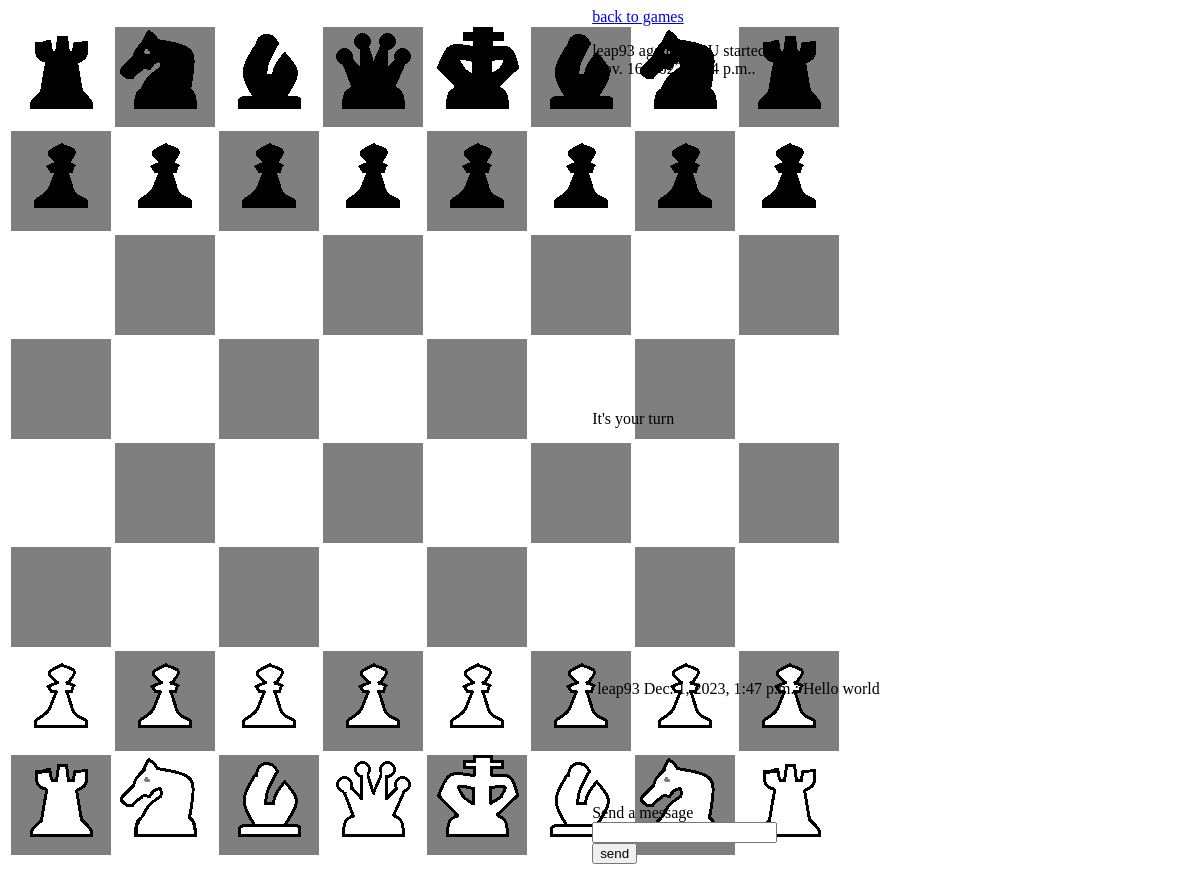
/chessapp/games?id=9 (signed in), run on an earlier commit of the app's database.
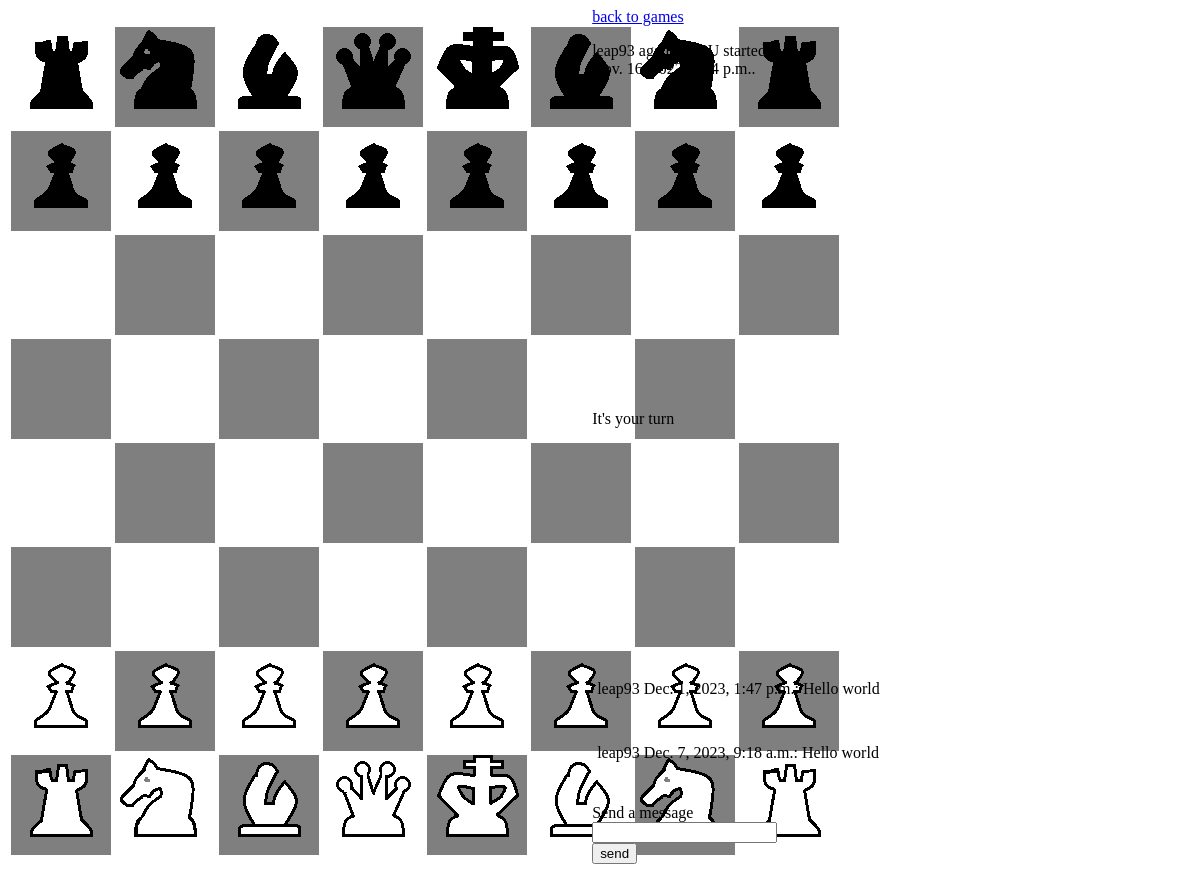
And on a later commit of the database.
### chessapp/models.py (models this page shows)
class Game(models.Model):
	white_player = models.ForeignKey(User, related_name="white", on_delete=models.CASCADE)
	black_player = models.ForeignKey(User, related_name="black", on_delete=models.CASCADE)
	start_date = models.DateTimeField()
	end_date = models.DateTimeField(null=True)
	ended_by_forfeit = models.BooleanField(null=True, default=False)
	winner = models.ForeignKey(User, related_name="winner", on_delete=models.CASCADE, null=True)

class Message(models.Model):
	game = models.ForeignKey(Game, on_delete=models.CASCADE)
	send_date = models.DateTimeField()
	sender = models.ForeignKey(User, related_name="sender", on_delete=models.CASCADE)
	message = models.TextField()

### chessapp/views/games.py (the view, shortened to what this page needs)
# urls.py: path("games", games.games, name="games"),
@login_required
def games(request):
	message = ''
	id = request.GET.get('id')
	if id is not None:
		game = Game.objects.filter(id = id)
		if len(game) == 0:
			return render(request, 'chessapp/error.html', {"message" : "Game ID is invalid"})
		game = game[0]
		if not game.white_player == request.user and not game.black_player == request.user:
			return render(request, 'chessapp/error.html', {"message" : "You are not participating in this game."})
		igmessages = Message.objects.filter(game = game)
		player_color = "b"
		opponent_color = "w"
		if game.white_player == request.user:
			player_color = "w"
			opponent_color = "b"
		board = [["wrook", "wknight", "wbishop", "wqueen", "wking", "wbishop", "wknight", "wrook"]]
		board.insert(2, ["wpawn", "wpawn", "wpawn", "wpawn", "wpawn", "wpawn", "wpawn", "wpawn"])
		for x in range(2,6):
			board.insert(x, [ "", "", "", "", "", "", "", ""])
		board.insert(6, ["bpawn", "bpawn", "bpawn", "bpawn", "bpawn", "bpawn", "bpawn", "bpawn"])
		board.insert(7, ["brook", "bknight", "bbishop", "bqueen", "bking", "bbishop", "bknight", "brook"])
		moves = Move.objects.filter(game=game)
		for move in moves:
			execute_move(board, move)
		fromX = request.POST.get('fromX')
		fromY = request.POST.get('fromY')
		toX = request.POST.get('toX')
		toY = request.POST.get('toY')
		all_possible_moves = all_legal_moves(board, player_color)
		filetered_moves = []
		for move in all_possible_moves:
			if not move_causes_check(board, move):
				filetered_moves.append(move)
		for y in range(0,8):
			for x in range(0,8):
				board[y][x] =  squareColor(y, x) + board[y][x]
		players_turn = True
		lastMove = ""
		if len(moves) > 0:
			lastMove = moves[len(moves)-1]
			if not game.end_date == None:
				players_turn = False
				if game.winner == request.user:
					message = "This game is over. You won!"
				else:
					message = "This game is over. You lost!"
			elif lastMove.is_white != (player_color == "w"):
				message = message + "it's your turn"
			else:
				message = "waiting for oppoent's move..."
				players_turn = False
		elif player_color == "w":
			message = message + "It's your turn"
		else:
			message = "waiting for oppoent's move..."
			players_turn = False
		return render(request, 'chessapp/game.html', {"game" : game, "board" : board, "message" : message, "players_turn": players_turn, "player_color": player_color, "moves": filetered_moves, "last_move" : lastMove, "igmessages" : igmessages})

### chessapp/templatetags/extras.py (called while the page is built, shortened)
@register.filter
def subtract(value, arg):
    return value - arg

def isLegalMovePawn(board, piece, destination, fromX, fromY, toX, toY):
	if piece[0] == "w":
		if fromY == 1 and fromY + 2 == toY and fromX == toX and destination == "" and board[toY - 1][toX] == "":
			return True
		if fromY + 1 == toY and fromX == toX and destination == "":
			return True
		if fromY + 1 == toY and abs(fromX - toX) == 1 and destination != "" and destination[0] == "b":
			return True
	else:
		if fromY == 6 and fromY - 2 == toY and fromX == toX and destination == "" and board[toY + 1][toX] == "":
			return True
		if fromY - 1 == toY and fromX == toX and destination == "":
			return True
		if fromY - 1 == toY and abs(fromX - toX) == 1 and destination != "" and destination[0] == "w":
			return True
	return False

def isLegalMoveKnight(board, piece, destination, fromX, fromY, toX, toY):
	if destination != "" and destination[0] == piece[0]:
		return False
	if (abs(fromX - toX) == 2 and abs(fromY - toY) == 1) or (abs(fromX - toX) == 1 and abs(fromY - toY) == 2):
		return True
	return False

def isLegalMoveBishop(board, piece, destination, fromX, fromY, toX, toY):
	if destination != "" and destination[0] == piece[0]:
		return False

def isLegalMoveRook(board, piece, destination, fromX, fromY, toX, toY):
	if destination != "" and destination[0] == piece[0]:
		return False

def isLegalMoveKing(board, piece, destination, fromX, fromY, toX, toY, game):
	castlings = possible_castlings(game)
	if castlings["white_long_castle"] and board[0][1] == "" and board[0][2] == "" and board[0][3] == "" and toX == 2 and toY == 0 and piece == "wking":
		return True
	if castlings["white_short_castle"] and board[0][5] == "" and board[0][6] == "" and toX == 6 and toY == 0 and piece == "wking":
		return True
	if destination != "" and destination[0] == piece[0]:
		return False
	if abs(fromX - toX) > 1 or abs(fromY - toY) > 1:
		return False
	return True

def find_king(board, color):
	for y in range(0,8):
		for x in range(0,8):
			if board[y][x] == color + "king":
				return {"x" : x, "y": y}
	return {"x" : -1, "y": -1}

def possible_castlings(game):
	white_short_castle = True
	white_long_castle = True
	black_short_castle = True
	black_long_castle = True
	moves = Move.objects.filter(game=game)
	return {"white_short_castle" : white_short_castle, "white_long_castle" : white_long_castle, "black_short_castle" : black_short_castle, "black_long_castle" : black_long_castle}

### chessapp/templates/chessapp/game.html (shortened to what this page needs)
{% load static %}
{% load extras %}
<div style="text-align: left; width:49%; display: inline-block;">
	<table>
	{% if player_color == "w" %}
		{% for x in board reversed %}
			<tr>
				{% for y in x %}
					<td>
					<img src="{% static y|add:'.png' %}" width="100" height="100" onclick="boardClick({{ forloop.counter0 }}, {{ 7|subtract:forloop.parentloop.counter0 }}, this);" id="{{ forloop.counter0 }}{{ 7|subtract:forloop.parentloop.counter0 }}">
					</td>
				{% endfor %}
			</tr>
		{% endfor %}
	{% endif %}
	</table>
</div>
<div style="text-align: left; width:15%;  display: inline-block; ">
	<a href="{% url 'games' %}">back to games</a>
	<p>{{ game.white_player}} against {{ game.black_player }} started {{ game.start_date }}.</p>
	<p id="message">{{message}}</p>
	<div style="width:500px;height:150px;line-height:3em;overflow:auto;padding:5px;">
	{% for igmessage in igmessages %}
	<p>{{igmessage.sender}} {{igmessage.send_date}}: {{igmessage.message}}</p>
	{% empty %}
	<p>No messages</p>
	{% endfor %}
	</div>
	<form method="post" action="{% url 'messages' %}">
	<label for="message">Send a message</label><br>
	<input type="text" required name="message"><input type="submit" value="send">
	</form>
</div>

What changed in the data, as far as the page shows it:
added Message: sender "leap93", send_date "Dec. 7, 2023, 9:18 a.m.", message "Hello world"
